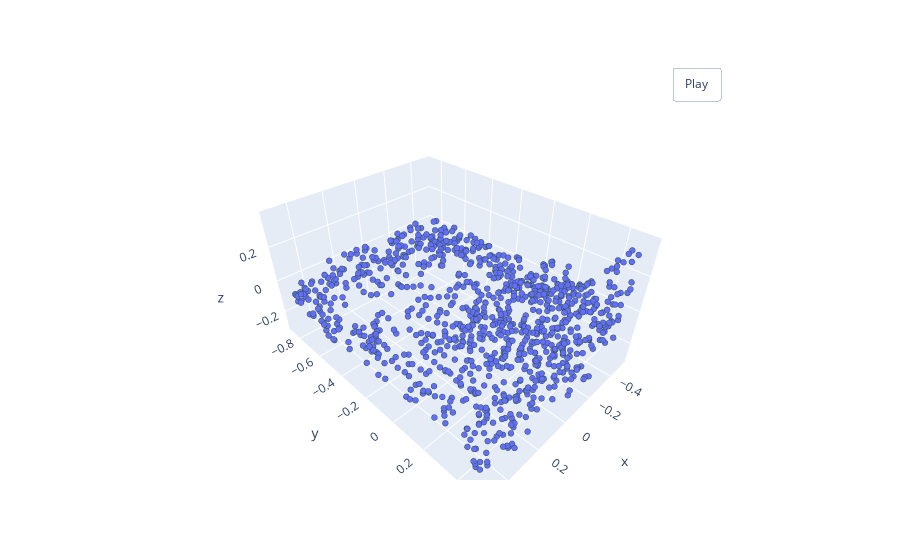

Notebook cell for this chart:
### Code cell
norm_pointcloud = Normalize()(pointcloud)
visualize_point_cloud(*norm_pointcloud.T)

### Figure 1 — Plotly figure (JSON) as saved in the notebook; plotly's stock layout.template omitted (floating-point values rounded to 4 significant figures; data arrays with more than 128 entries replaced by an {"elided": "..."} marker saying what was removed)
{"data": [{"marker": {"line": {"color": "DarkSlateGrey", "width": 2}, "size": 2}, "mode": "markers", "type": "scatter3d", "x": {"elided": "1024 float values"}, "y": {"elided": "1024 float values"}, "z": {"elided": "1024 float values"}}], "layout": {"updatemenus": [{"buttons": [{"args": [null, {"frame": {"duration": 50, "redraw": true}, "fromcurrent": true, "mode": "immediate", "transition": {"duration": 0}}], "label": "Play", "method": "animate"}], "pad": {"r": 10, "t": 45}, "showactive": false, "type": "buttons", "x": 0.8, "xanchor": "left", "y": 1, "yanchor": "bottom"}]}}
